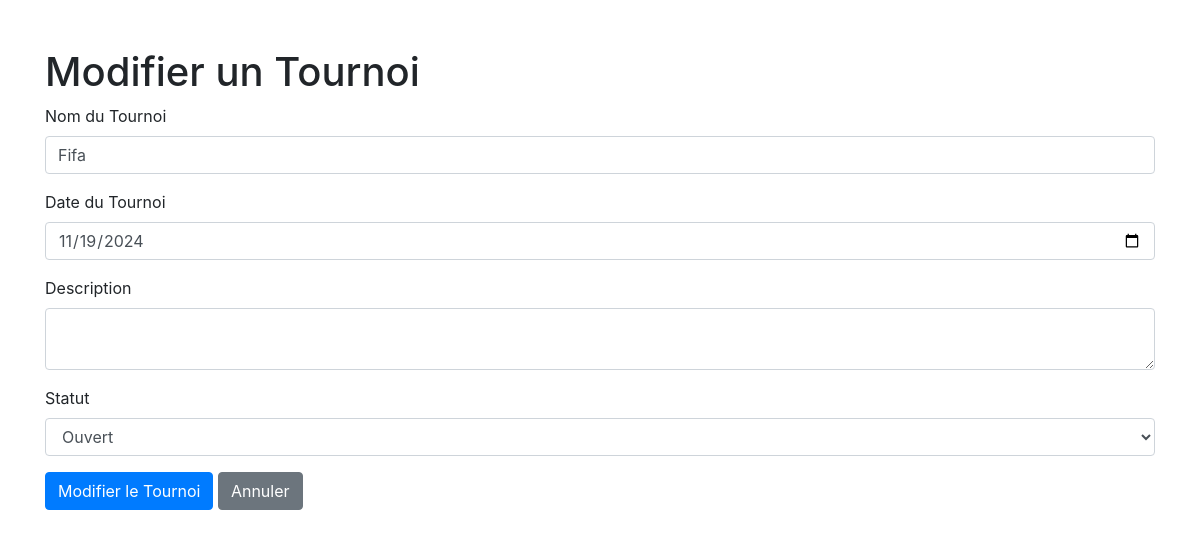
The page /edit_tournament.php?id=3 (signed in) on the database its author committed.
### tables this page shows
CREATE TABLE `Tournois` (
  `id` int NOT NULL,
  `nom` varchar(255) NOT NULL,
  `date_tournoi` date NOT NULL,
  `description` text,
  `status` enum('ouvert','fermé') DEFAULT 'ouvert'
);

### edit_tournament.php (the view, shortened to what this page needs)
<?php
include "connexion.php";
$id = $_GET['id'];
$sql = "SELECT * FROM Tournois WHERE id = :id";
$stmt = $pdo->prepare($sql);
$stmt->execute(['id' => $id]);
$tournament = $stmt->fetch();
?>
<!DOCTYPE html>
<html lang="fr">
<head>
    <link rel="stylesheet" href="css/bootstrap.css">
</head>
<body>
    <div class="container">
        <h1 class="mt-5">Modifier un Tournoi</h1>
        <form method="POST" action="">
            <div class="form-group">
                <label for="nom">Nom du Tournoi</label>
                <input type="text" class="form-control" id="nom" name="nom" value="<?php echo htmlspecialchars($tournament['nom']); ?>" required>
            </div>
            <div class="form-group">
                <label for="date_tournoi">Date du Tournoi</label>
                <input type="date" class="form-control" id="date_tournoi" name="date_tournoi" value="<?php echo htmlspecialchars($tournament['date_tournoi']); ?>" required>
            </div>
            <div class="form-group">
                <label for="description">Description</label>
                <textarea class="form-control" id="description" name="description"><?php echo htmlspecialchars($tournament['description']); ?></textarea>
            </div>
            <div class="form-group">
                <label for="status">Statut</label>
                <select class="form-control" id="status" name="status" required>
                    <option value="ouvert" <?php if ($tournament['status'] == 'ouvert') echo 'selected'; ?>>Ouvert</option>
                </select>
            </div>
            <button type="submit" class="btn btn-primary">Modifier le Tournoi</button>
            <a href="tournois.php" class="btn btn-secondary">Annuler</a>
        </form>
    </div>
</body>
</html>

### rows shown on the page
tournois: nom "Fifa", date_tournoi "11/19/2024", status "Ouvert"
